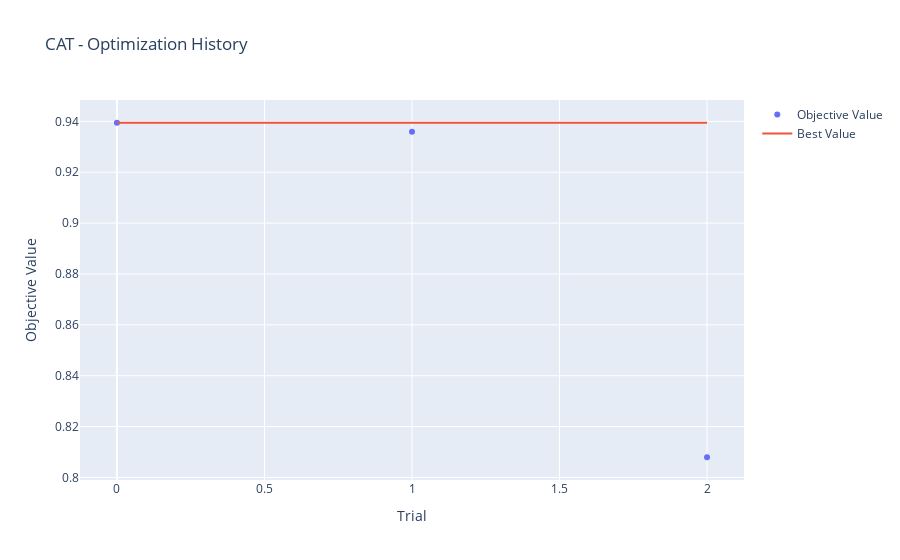
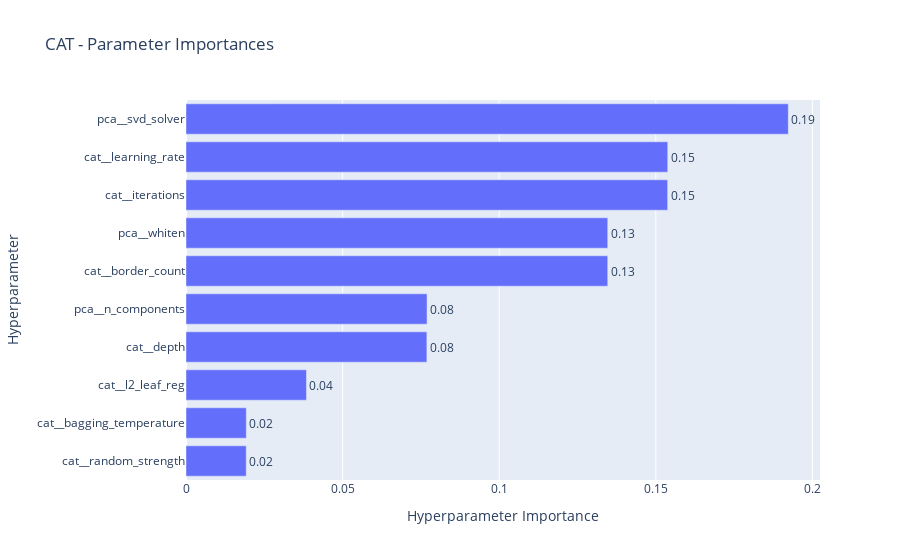

The code cell stored with these charts, in order, in its notebook:
### Markdown cell above
**7. Optuna Optimization Analysis**

Visualize Optuna optimization history and parameter importance for each model.

### Code cell
# Visualize Optuna optimization for top 3 models
top_models = sorted(training_models, key=lambda x: study_results[x[0]].best_value, reverse=True)[:3]

print("📊 Optuna Optimization Analysis for Top 3 Models")
print("-" * 60)

for name, _ in top_models:
    study = study_results[name]
    print(f"\n{name} - Best Score: {study.best_value:.4f}")
    print(f"Best Parameters: {study.best_params}")
    
    # Plot optimization history
    fig = optuna.visualization.plot_optimization_history(study)
    fig.update_layout(title=f"{name} - Optimization History")
    fig.show()
    
    # Plot parameter importances
    try:
        fig = optuna.visualization.plot_param_importances(study)
        fig.update_layout(title=f"{name} - Parameter Importances")
        fig.show()
    except:
        print(f"  (Not enough trials for parameter importance analysis)")
    
print("\n" + "=" * 60)

### Figure 1 — Plotly figure (JSON) as saved in the notebook; plotly's stock layout.template omitted (floating-point values rounded to 4 significant figures)
{"data": [{"mode": "markers", "name": "Objective Value", "type": "scatter", "x": [0, 1, 2], "y": [0.9395, 0.9359, 0.8079]}, {"mode": "lines", "name": "Best Value", "type": "scatter", "x": [0, 1, 2], "y": [0.9395, 0.9395, 0.9395]}, {"marker": {"color": "#cccccc"}, "mode": "markers", "name": "Infeasible Trial", "showlegend": false, "type": "scatter", "x": [], "y": []}], "layout": {"title": {"text": "CAT - Optimization History"}, "xaxis": {"title": {"text": "Trial"}}, "yaxis": {"title": {"text": "Objective Value"}}}}

### Figure 2 — Plotly figure (JSON) as saved in the notebook; plotly's stock layout.template omitted (floating-point values rounded to 4 significant figures)
{"data": [{"cliponaxis": false, "hovertemplate": ["cat__random_strength (FloatDistribution): 0.019233983095619966<extra></extra>", "cat__bagging_temperature (FloatDistribution): 0.019249994857174855<extra></extra>", "cat__l2_leaf_reg (IntDistribution): 0.03846315188454065<extra></extra>", "cat__depth (IntDistribution): 0.07690580662032856<extra></extra>", "pca__n_components (FloatDistribution): 0.07696095175577716<extra></extra>", "cat__border_count (CategoricalDistribution): 0.13464951405722414<extra></extra>", "pca__whiten (CategoricalDistribution): 0.13464951405722872<extra></extra>", "cat__iterations (IntDistribution): 0.15377914344426633<extra></extra>", "cat__learning_rate (FloatDistribution): 0.15381157607784077<extra></extra>", "pca__svd_solver (CategoricalDistribution): 0.1922963641499988<extra></extra>"], "name": "Objective Value", "orientation": "h", "text": ["0.02", "0.02", "0.04", "0.08", "0.08", "0.13", "0.13", "0.15", "0.15", "0.19"], "textposition": "outside", "type": "bar", "x": [0.01923, 0.01925, 0.03846, 0.07691, 0.07696, 0.1346, 0.1346, 0.1538, 0.1538, 0.1923], "y": ["cat__random_strength", "cat__bagging_temperature", "cat__l2_leaf_reg", "cat__depth", "pca__n_components", "cat__border_count", "pca__whiten", "cat__iterations", "cat__learning_rate", "pca__svd_solver"]}], "layout": {"title": {"text": "CAT - Parameter Importances"}, "xaxis": {"title": {"text": "Hyperparameter Importance"}}, "yaxis": {"title": {"text": "Hyperparameter"}}}}
